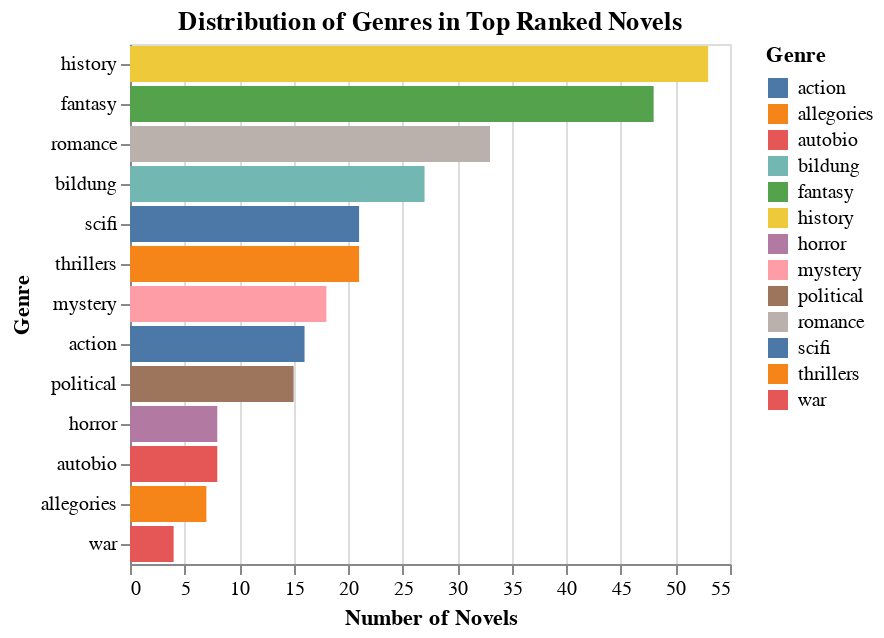

Write notebook code for a chart like this one.
### Markdown cell above
## Understanding The Distribution of Genres in Top Ranked Novels

### Code cell
genre_counts = df_novels['genre'].value_counts().reset_index()
genre_counts.columns = ['Genre', 'Count']

genre_chart = alt.Chart(genre_counts).mark_bar().encode(
    x=alt.X('Count:Q', title='Number of Novels'),
    y=alt.Y('Genre:N', title='Genre', sort='-x'),
    color='Genre:N'
).properties(title='Distribution of Genres in Top Ranked Novels')

genre_chart

### Figure 1 — Vega-Lite specification as saved in the notebook (floating-point values rounded to 4 significant figures)
{"config": {"view": {"continuousWidth": 300, "continuousHeight": 300}}, "data": {"name": "data-b0d0dc47c30273f3fc94129fd077aa3d"}, "mark": {"type": "bar"}, "encoding": {"color": {"field": "Genre", "type": "nominal"}, "x": {"field": "Count", "title": "Number of Novels", "type": "quantitative"}, "y": {"field": "Genre", "sort": "-x", "title": "Genre", "type": "nominal"}}, "title": "Distribution of Genres in Top Ranked Novels", "$schema": "https://vega.github.io/schema/vega-lite/v5.20.1.json", "datasets": {"data-b0d0dc47c30273f3fc94129fd077aa3d": [{"Genre": "history", "Count": 53}, {"Genre": "fantasy", "Count": 48}, {"Genre": "romance", "Count": 33}, {"Genre": "bildung", "Count": 27}, {"Genre": "scifi", "Count": 21}, {"Genre": "thrillers", "Count": 21}, {"Genre": "mystery", "Count": 18}, {"Genre": "action", "Count": 16}, {"Genre": "political", "Count": 15}, {"Genre": "horror", "Count": 8}, {"Genre": "autobio", "Count": 8}, {"Genre": "allegories", "Count": 7}, {"Genre": "war", "Count": 4}]}}
